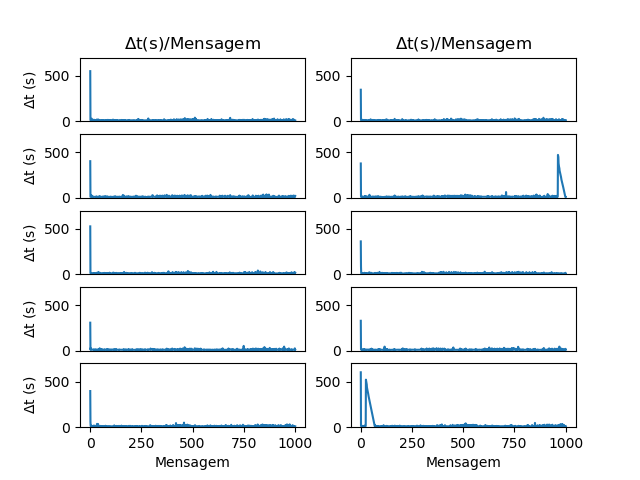

Write the Python code that produced this figure.
import matplotlib.pyplot as plt
import numpy as np

def readfile(name):
	temp = []
	with open(name,'r') as receiver:
		conteudo = receiver.readlines()
		for row in conteudo:
			row = row[0:len(row)-1]
			temp.append(row)
		return temp

def subvec(v1, v2):
	temp = []
	for i in range(0,len(v1)):
		temp.append(int(v1[i])-int(v2[i]))
	return temp

def estatistica(file1, file2, diff):
	receiver = (int(file1[len(file1)-1])-int(file1[0]))/1000
	sender = (int(file1[len(file2)-1])-int(file2[0]))/1000
	print(receiver,'s\t',sender,'s\t',np.mean(y),'ms')
	'''
	print('Intervalo Receiver:',(int(file1[len(file1)-1])-int(file1[0]))/1000,'s')
	print('Intervalo Sender',(int(file1[len(file2)-1])-int(file2[0]))/1000,'s')
	print('Transmissao Média:',np.mean(y),'ms')
	'''

print('Intervalo\tIntervalo\tMedia')

fig, ax_lst = plt.subplots(5,2)
x = np.arange(1, 1001, 1)
fileindex = 1
for i in range(0,5):
	for j in range(0,2):
		file1 = readfile('dados-teste-integracao/time-receiver-'+str(fileindex)+'.txt')
		file2 = readfile('dados-teste-integracao/tempo-sender-'+str(fileindex)+'.txt')
		fileindex = fileindex + 1
		y = subvec(file1, file2)

		estatistica(file1, file2, y)

		ax_lst[i][j].plot(x,y)
		ax_lst[i][j].set_ylim(0,700)
		ax_lst[i][j].set_xlabel('Mensagem')

		if i!=4:
			ax_lst[i][j].xaxis.set_visible(False)
		
		if j==0:
			ax_lst[i][j].set_ylabel('$\Delta$t (s)')

		if i==0:
			ax_lst[i][j].set_title('$\Delta$t(s)/Mensagem')

plt.savefig('grafico.png')

file1 = readfile('dados-teste-integracao/time-receiver-1s.txt')
file2 = readfile('dados-teste-integracao/tempo-sender-1s.txt')
y = subvec(file1, file2)
estatistica(file1, file2, y)
fig, ax = plt.subplots(2,1)
ax[0].plot(x,y)
ax[0].set_ylim(0,500)
ax[0].set_ylabel('$\Delta$t (s)')
ax[0].set_title('$\Delta$t/Mensagem')

file1 = readfile('dados-teste-integracao/time-receiver-aleatorio.txt')
file2 = readfile('dados-teste-integracao/tempo-sender-aleatorio.txt')
y = subvec(file1, file2)
estatistica(file1, file2, y)
ax[1].plot(x,y)
ax[1].set_ylim(0,500)
ax[1].set_ylabel('$\Delta$t (s)')
ax[1].set_xlabel('Mensagem')

plt.savefig('grafico2.png')
